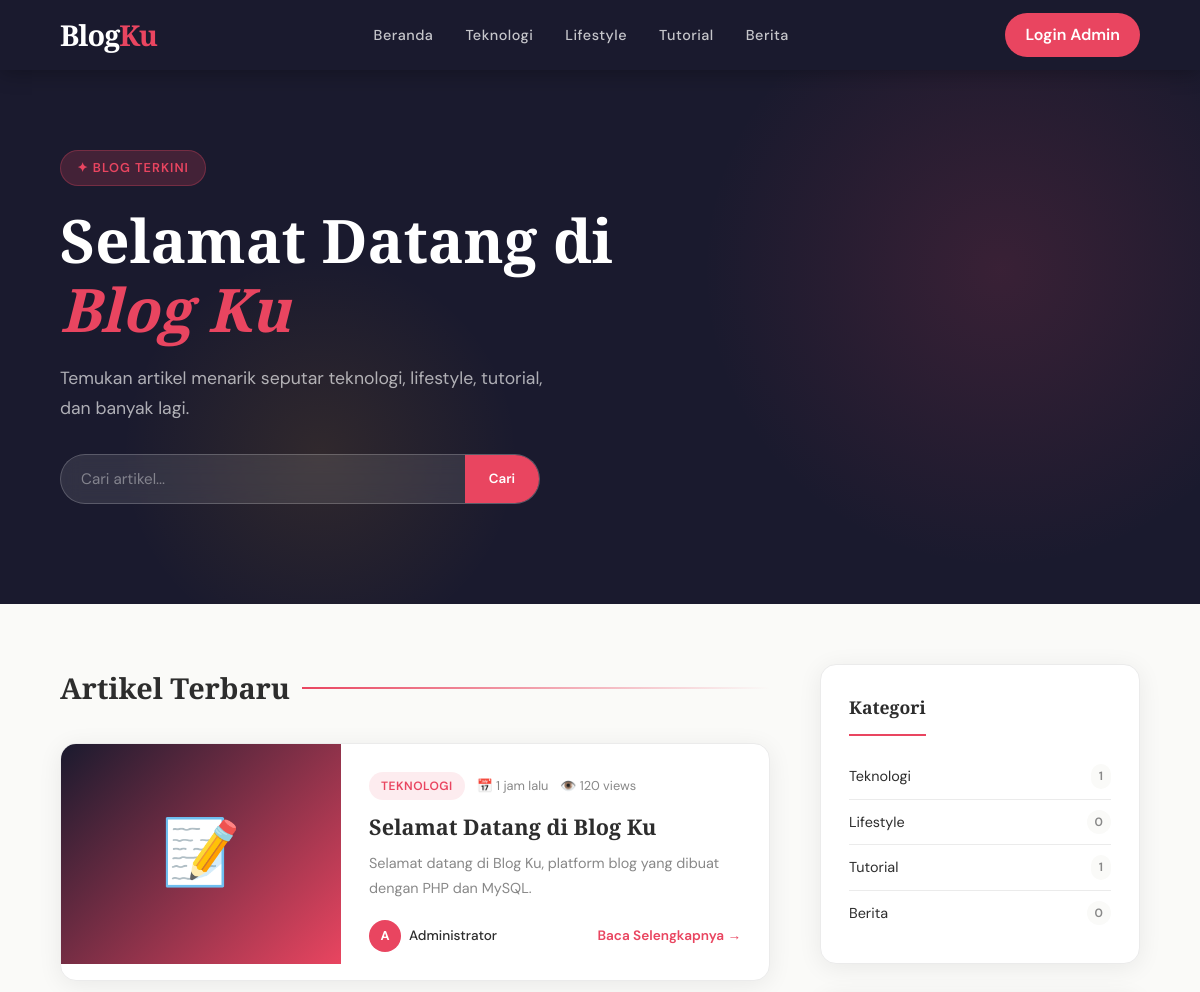
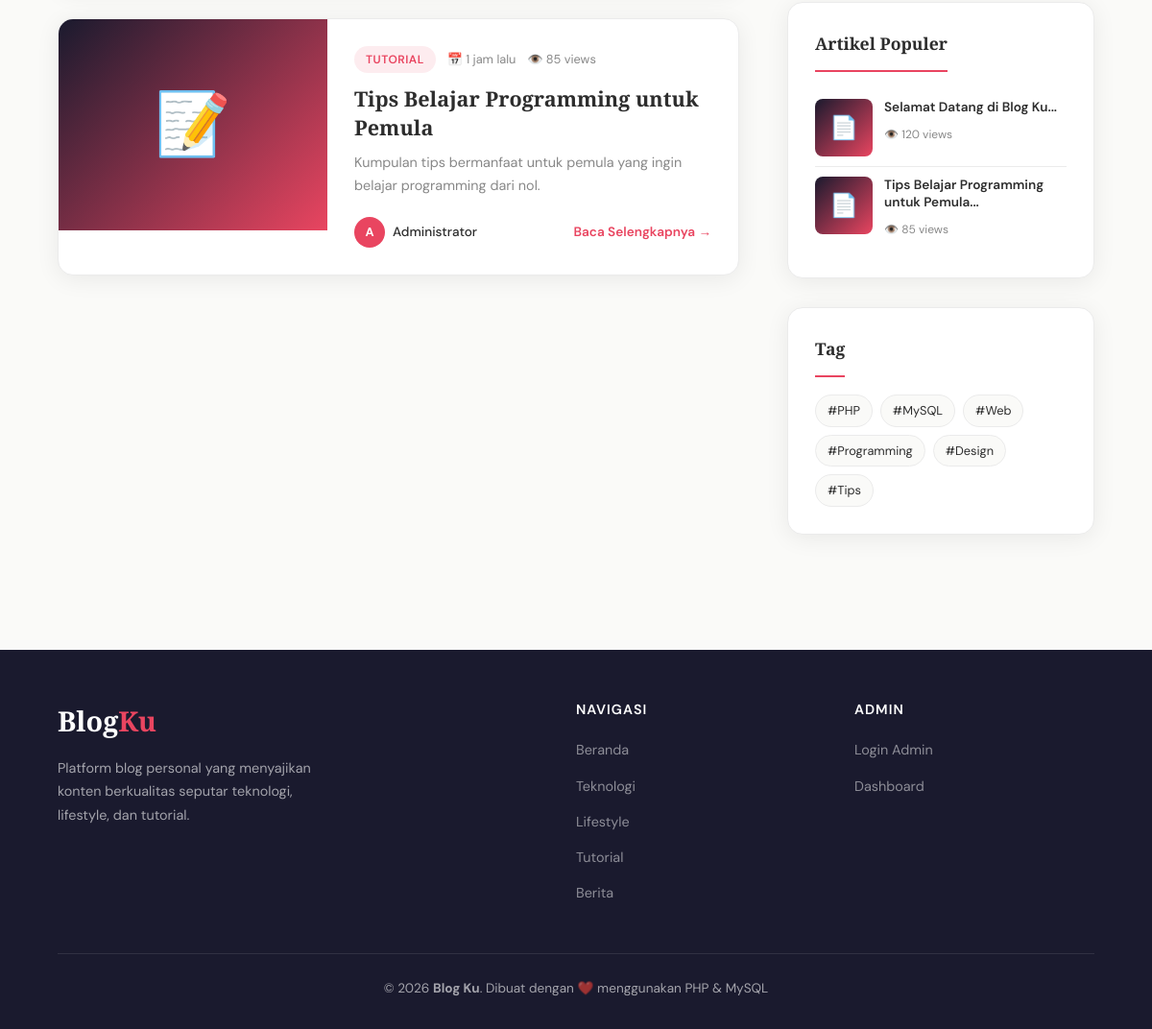
The page / on the database its author committed (2 pictures, top to bottom).
### tables this page shows
CREATE TABLE IF NOT EXISTS kategori (
    id INT AUTO_INCREMENT PRIMARY KEY,
    nama VARCHAR(100) NOT NULL,
    slug VARCHAR(100) UNIQUE NOT NULL,
    deskripsi TEXT
);

CREATE TABLE IF NOT EXISTS artikel (
    id INT AUTO_INCREMENT PRIMARY KEY,
    judul VARCHAR(255) NOT NULL,
    slug VARCHAR(255) UNIQUE NOT NULL,
    konten LONGTEXT,
    ringkasan TEXT,
    gambar VARCHAR(255),
    id_kategori INT,
    id_user INT,
    status ENUM('draft','publish') DEFAULT 'draft',
    views INT DEFAULT 0,
    created_at TIMESTAMP DEFAULT CURRENT_TIMESTAMP,
    updated_at TIMESTAMP DEFAULT CURRENT_TIMESTAMP ON UPDATE CURRENT_TIMESTAMP,
    FOREIGN KEY (id_kategori) REFERENCES kategori(id) ON DELETE SET NULL,
    FOREIGN KEY (id_user) REFERENCES users(id) ON DELETE CASCADE
);

CREATE TABLE IF NOT EXISTS users (
    id INT AUTO_INCREMENT PRIMARY KEY,
    nama VARCHAR(100) NOT NULL,
    username VARCHAR(50) UNIQUE NOT NULL,
    password VARCHAR(255) NOT NULL,
    email VARCHAR(100) UNIQUE,
    avatar VARCHAR(255) DEFAULT 'default.png',
    role ENUM('admin','author') DEFAULT 'author',
    created_at TIMESTAMP DEFAULT CURRENT_TIMESTAMP
);

CREATE TABLE IF NOT EXISTS tag (
    id INT AUTO_INCREMENT PRIMARY KEY,
    nama VARCHAR(100) NOT NULL,
    slug VARCHAR(100) UNIQUE NOT NULL
);

### includes/functions.php (called while the page is built, shortened)
<?php
function timeAgo($datetime) {
    $now = new DateTime();
    $ago = new DateTime($datetime);
    $diff = $now->diff($ago);
    if ($diff->h > 0) return $diff->h . ' jam lalu';
    return 'Baru saja';
}

### public/index.php (the view, shortened to what this page needs)
<?php
require '../config/db.php';
require '../includes/functions.php';
$page = isset($_GET['page']) ? (int)$_GET['page'] : 1;
$per_page = 5;
$offset = ($page - 1) * $per_page;
$filter_kat = isset($_GET['kategori']) ? $_GET['kategori'] : '';
$filter_tag = isset($_GET['tag']) ? $_GET['tag'] : '';
$search = isset($_GET['q']) ? trim($_GET['q']) : '';
$where = "WHERE a.status = 'publish'";
$params = [];
$stmt = $pdo->prepare("SELECT a.*, k.nama as kategori_nama, k.slug as kategori_slug, u.nama as author_nama
    FROM artikel a
    LEFT JOIN kategori k ON a.id_kategori = k.id
    LEFT JOIN users u ON a.id_user = u.id
    $where ORDER BY a.created_at DESC LIMIT $per_page OFFSET $offset");
$stmt->execute($params);
$artikels = $stmt->fetchAll();
$kategoris = $pdo->query("SELECT k.*, COUNT(a.id) as jml FROM kategori k LEFT JOIN artikel a ON k.id=a.id_kategori AND a.status='publish' GROUP BY k.id")->fetchAll();
$tags = $pdo->query("SELECT * FROM tag")->fetchAll();
$populer = $pdo->query("SELECT a.*, k.nama as kategori_nama FROM artikel a LEFT JOIN kategori k ON a.id_kategori=k.id WHERE a.status='publish' ORDER BY a.views DESC LIMIT 5")->fetchAll();
?>
<!DOCTYPE html>
<html lang="id">
<head>
<link rel="stylesheet" href="../assets/css/style.css">
</head>
<body>
<nav class="navbar">
  <a href="index.php" class="navbar-brand">Blog<span>Ku</span></a>
  <ul class="navbar-nav">
    <li><a href="index.php">Beranda</a></li>
    <?php foreach ($kategoris as $k): ?>
    <li><a href="?kategori=<?= $k['slug'] ?>"><?= htmlspecialchars($k['nama']) ?></a></li>
    <?php endforeach; ?>
  </ul>
  <a href="../auth/login.php" class="btn-login">Login Admin</a>
</nav>
<section class="hero">
  <div class="hero-content">
    <span class="hero-badge">✦ Blog Terkini</span>
    <h1>Selamat Datang di <em>Blog Ku</em></h1>
    <p>Temukan artikel menarik seputar teknologi, lifestyle, tutorial, dan banyak lagi.</p>
    <form class="hero-search" method="GET" action="index.php">
      <input type="text" name="q" placeholder="Cari artikel..." value="<?= htmlspecialchars($search) ?>">
      <button type="submit">Cari</button>
    </form>
  </div>
</section>
<div class="main-container">
  <main>
    <h2 class="section-title">
      <?php if ($search): ?>Hasil Pencarian: "<?= htmlspecialchars($search) ?>"
      <?php elseif ($filter_kat): ?>Kategori: <?= htmlspecialchars(ucfirst($filter_kat)) ?>
      <?php elseif ($filter_tag): ?>Tag: #<?= htmlspecialchars($filter_tag) ?>
      <?php else: ?>Artikel Terbaru<?php endif; ?>
    </h2>
    <div class="articles-grid">
      <?php foreach ($artikels as $art): ?>
      <article class="article-card">
        <div class="article-card-img">
          <?php if ($art['gambar'] && file_exists("../assets/img/".$art['gambar'])): ?>
            <img src="../assets/img/<?= $art['gambar'] ?>" alt="<?= htmlspecialchars($art['judul']) ?>" style="width:100%;height:100%;object-fit:cover;">
          <?php else: ?>
            📝
          <?php endif; ?>
        </div>
        <div class="article-card-body">
          <div class="article-meta">
            <?php if ($art['kategori_nama']): ?>
            <a href="?kategori=<?= $art['kategori_slug'] ?>" class="badge-kategori"><?= htmlspecialchars($art['kategori_nama']) ?></a>
            <?php endif; ?>
            <span class="article-date">📅 <?= timeAgo($art['created_at']) ?></span>
            <span class="article-date">👁️ <?= number_format($art['views']) ?> views</span>
          </div>
          <h2><a href="artikel.php?slug=<?= $art['slug'] ?>"><?= htmlspecialchars($art['judul']) ?></a></h2>
          <p><?= htmlspecialchars($art['ringkasan'] ?: strip_tags(substr($art['konten'], 0, 150)).'...') ?></p>
          <div class="article-footer">
            <div class="author-info">
              <div class="author-avatar"><?= strtoupper(substr($art['author_nama'], 0, 1)) ?></div>
              <span class="author-name"><?= htmlspecialchars($art['author_nama']) ?></span>
            </div>
            <a href="artikel.php?slug=<?= $art['slug'] ?>" class="read-more">Baca Selengkapnya →</a>
          </div>
        </div>
      </article>
      <?php endforeach; ?>
    </div>
  </main>
  <aside class="sidebar">
    <div class="sidebar-widget">
      <div class="widget-title">Kategori</div>
      <ul class="kategori-list">
        <?php foreach ($kategoris as $k): ?>
        <li><a href="?kategori=<?= $k['slug'] ?>"><?= htmlspecialchars($k['nama']) ?><span><?= $k['jml'] ?></span></a></li>
        <?php endforeach; ?>
      </ul>
    </div>
    <div class="sidebar-widget">
      <div class="widget-title">Artikel Populer</div>
      <?php foreach ($populer as $p): ?>
      <div class="artikel-populer-item">
        <div class="artikel-populer-img">📄</div>
        <div class="artikel-populer-info">
          <h4><a href="artikel.php?slug=<?= $p['slug'] ?>"><?= htmlspecialchars(substr($p['judul'], 0, 45)) ?>...</a></h4>
          <span>👁️ <?= number_format($p['views']) ?> views</span>
        </div>
      </div>
      <?php endforeach; ?>
    </div>
    <div class="sidebar-widget">
      <div class="widget-title">Tag</div>
      <div class="tag-cloud">
        <?php foreach ($tags as $t): ?>
        <a href="?tag=<?= $t['slug'] ?>" class="tag-item">#<?= htmlspecialchars($t['nama']) ?></a>
        <?php endforeach; ?>
      </div>
    </div>
  </aside>
</div>
<footer class="footer">
  <div class="footer-grid">
    <div>
      <div class="footer-brand">Blog<span>Ku</span></div>
      <p style="font-size:0.9rem;max-width:280px;line-height:1.7;">Platform blog personal yang menyajikan konten berkualitas seputar teknologi, lifestyle, dan tutorial.</p>
    </div>
    <div>
      <h4>Navigasi</h4>
      <ul>
        <li><a href="index.php">Beranda</a></li>
        <?php foreach ($kategoris as $k): ?><li><a href="?kategori=<?= $k['slug'] ?>"><?= htmlspecialchars($k['nama']) ?></a></li><?php endforeach; ?>
      </ul>
    </div>
    <div>
      <h4>Admin</h4>
      <ul>
        <li><a href="../auth/login.php">Login Admin</a></li>
        <li><a href="../admin/dashboard.php">Dashboard</a></li>
      </ul>
    </div>
  </div>
  <div class="footer-bottom">
    <p>© <?= date('Y') ?> <strong>Blog Ku</strong>. Dibuat dengan ❤️ menggunakan PHP & MySQL</p>
  </div>
</footer>
</body>
</html>

### rows shown on the page
kategori: nama "Teknologi", jml "1"
kategori: nama "Lifestyle", jml "0"
kategori: nama "Tutorial", jml "1"
kategori: nama "Berita", jml "0"
artikel: id_kategori.nama "TEKNOLOGI", created_at "1 jam lalu", views "120", judul "Selamat Datang di Blog Ku", ringkasan "Selamat datang di Blog Ku, platform blog yang dibuat dengan PHP dan MySQL.", id_user.nama "A", id_user.nama "Administrator"
artikel: id_kategori.nama "TUTORIAL", created_at "1 jam lalu", views "85", judul "Tips Belajar Programming untuk Pemula", ringkasan "Kumpulan tips bermanfaat untuk pemula yang ingin belajar programming dari nol.", id_user.nama "A", id_user.nama "Administrator"
tag: nama "PHP"
tag: nama "MySQL"
tag: nama "Web"
tag: nama "Programming"
tag: nama "Design"
tag: nama "Tips"
